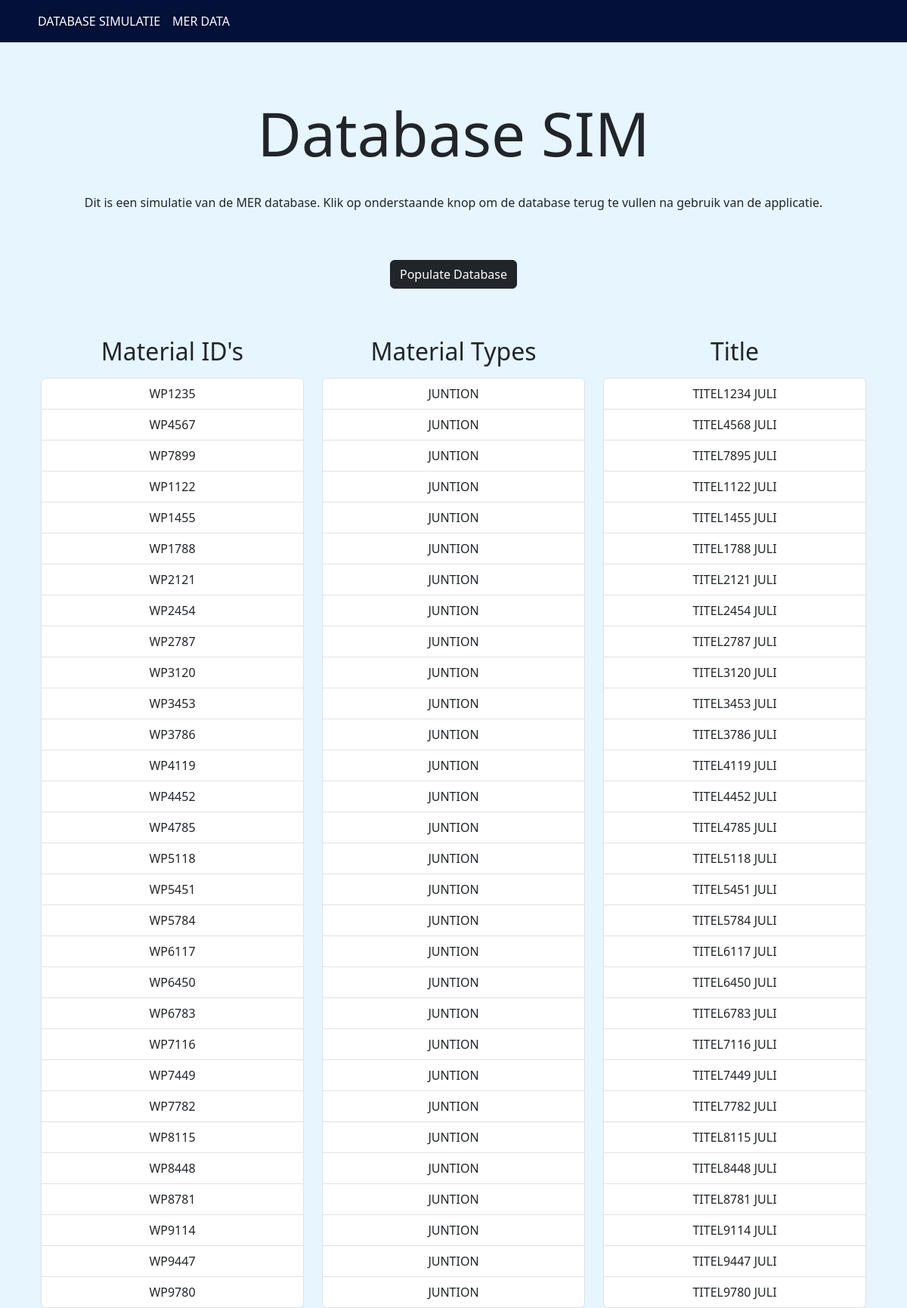
The page /datasim on the database its author committed.
### app/models.py (models this page shows)
class Material(db.Model):
    id = db.Column(db.Integer, primary_key=True)
    material_id = db.Column(db.String(32), nullable=False, unique=False)
    title = db.Column(db.String(60))
    material_type = db.Column(db.String(60))

### app/views.py (the view)
@views.route("/datasim")
def datasim():
    materials = Material.query.all()
    return render_template("datasim.html", materials=materials)

### app/templates/datasim.html (shortened to what this page needs)
{% extends "base.html" %} {% block title %}Materials{% endblock %} {% block
content %}
<div class="container text-center">
  <h1 class="display-1 p-4">Database SIM</h1>
  <p class="display-7">
    Dit is een simulatie van de MER database. Klik op onderstaande knop om de
    database terug te vullen na gebruik van de applicatie.
  </p>
  <div class="container p-5">
    <form action="/populate-db" method="post">
      <input
        type="submit"
        value="Populate Database"
        class="btn btn-dark mb-2"
      />
    </form>
  </div>
  <div class="row">
    <div class="col">
      <h2 class="p-2">Material ID's</h2>
      <ul class="list-group">
        {% for material in materials %}
        <li class="list-group-item">{{ material.material_id }}</li>
        {% endfor %}
      </ul>
    </div>
    <div class="col">
      <h2 class="p-2">Material Types</h2>
      <ul class="list-group">
        {% for material in materials %}
        <li class="list-group-item">{{ material.material_type }}</li>
        {% endfor %}
      </ul>
    </div>
    <div class="col">
      <h2 class="p-2">Title</h2>
      <ul class="list-group">
        {% for material in materials %}
        <li class="list-group-item">{{ material.title }}</li>
        {% endfor %}
      </ul>
    </div>
  </div>
</div>
{% endblock %}

### app/templates/base.html (shortened to what this page needs)
<!DOCTYPE html>
<html lang="en">
  <head>
    <link
      href="https://cdn.jsdelivr.net/npm/bootstrap@5.3.1/dist/css/bootstrap.min.css"
      rel="stylesheet"
    />
  </head>
  <body style="background-color: #e6f5ff">
    <nav class="navbar navbar-expand-lg p-2" style="background-color: #031037">
      <div class="container">
        <div class="collapse navbar-collapse" id="navbar">
          <div class="navbar-nav">
            <a
              class="nav-item nav-link text-white text-uppercase"
              id="materials"
              href="/datasim"
              >database simulatie</a
            >
            <a
              class="nav-item nav-link text-white text-uppercase"
              id="index"
              href="/"
              >MER data</a
            >
          </div>
        </div>
      </div>
    </nav>
    <div class="container mt-5">{% block content %}{% endblock %}</div>
  </body>
</html>

### rows shown on the page
Material: material_id "WP1235", material_type "JUNTION", title "TITEL1234 JULI"
Material: material_id "WP4567", material_type "JUNTION", title "TITEL4568 JULI"
Material: material_id "WP7899", material_type "JUNTION", title "TITEL7895 JULI"
Material: material_id "WP1122", material_type "JUNTION", title "TITEL1122 JULI"
Material: material_id "WP1455", material_type "JUNTION", title "TITEL1455 JULI"
Material: material_id "WP1788", material_type "JUNTION", title "TITEL1788 JULI"
Material: material_id "WP2121", material_type "JUNTION", title "TITEL2121 JULI"
Material: material_id "WP2454", material_type "JUNTION", title "TITEL2454 JULI"
Material: material_id "WP2787", material_type "JUNTION", title "TITEL2787 JULI"
Material: material_id "WP3120", material_type "JUNTION", title "TITEL3120 JULI"
Material: material_id "WP3453", material_type "JUNTION", title "TITEL3453 JULI"
Material: material_id "WP3786", material_type "JUNTION", title "TITEL3786 JULI"
Material: material_id "WP4119", material_type "JUNTION", title "TITEL4119 JULI"
Material: material_id "WP4452", material_type "JUNTION", title "TITEL4452 JULI"
Material: material_id "WP4785", material_type "JUNTION", title "TITEL4785 JULI"
Material: material_id "WP5118", material_type "JUNTION", title "TITEL5118 JULI"
Material: material_id "WP5451", material_type "JUNTION", title "TITEL5451 JULI"
Material: material_id "WP5784", material_type "JUNTION", title "TITEL5784 JULI"
Material: material_id "WP6117", material_type "JUNTION", title "TITEL6117 JULI"
Material: material_id "WP6450", material_type "JUNTION", title "TITEL6450 JULI"
Material: material_id "WP6783", material_type "JUNTION", title "TITEL6783 JULI"
Material: material_id "WP7116", material_type "JUNTION", title "TITEL7116 JULI"
Material: material_id "WP7449", material_type "JUNTION", title "TITEL7449 JULI"
Material: material_id "WP7782", material_type "JUNTION", title "TITEL7782 JULI"
Material: material_id "WP8115", material_type "JUNTION", title "TITEL8115 JULI"
Material: material_id "WP8448", material_type "JUNTION", title "TITEL8448 JULI"
Material: material_id "WP8781", material_type "JUNTION", title "TITEL8781 JULI"
Material: material_id "WP9114", material_type "JUNTION", title "TITEL9114 JULI"
Material: material_id "WP9447", material_type "JUNTION", title "TITEL9447 JULI"
Material: material_id "WP9780", material_type "JUNTION", title "TITEL9780 JULI"
